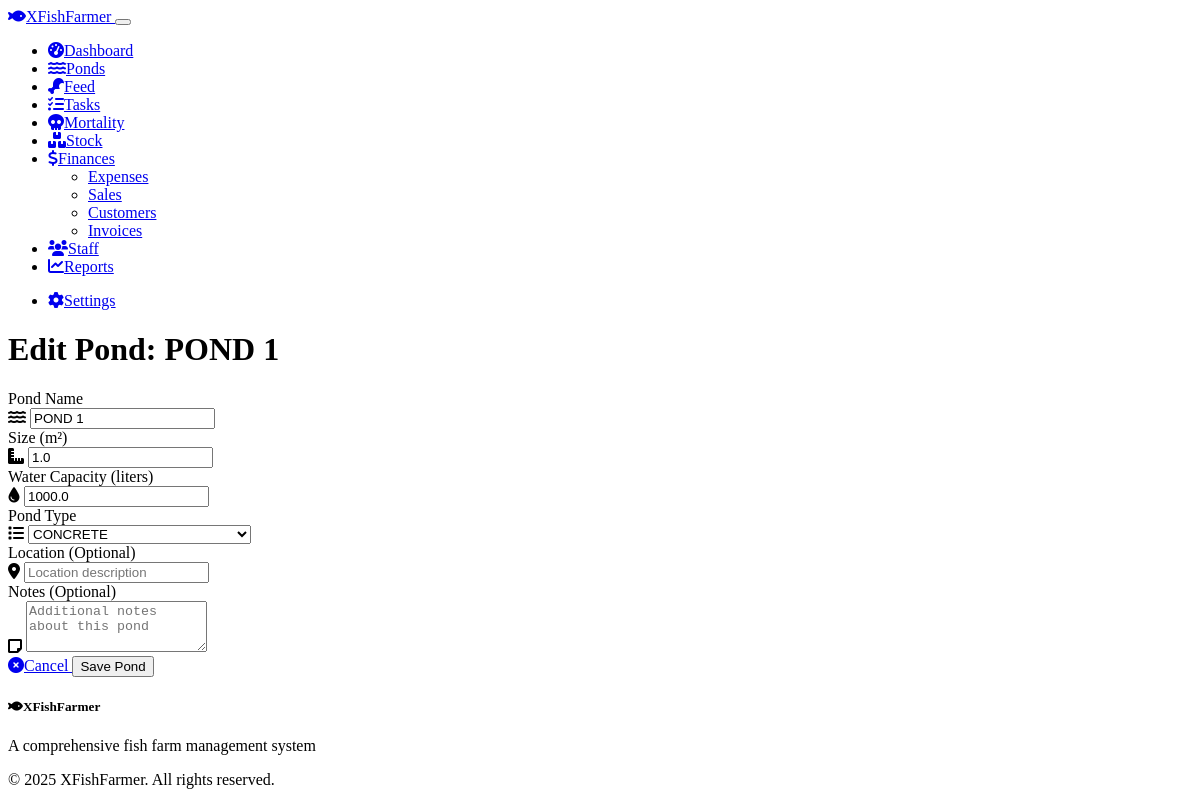
Page /ponds/1/edit on the committed database.
### models.py (models this page shows, shortened)
class Pond(db.Model):
    id = db.Column(db.Integer, primary_key=True)
    name = db.Column(db.String(100), nullable=False)
    size = db.Column(db.Float, nullable=False)  # Size in square meters
    water_capacity = db.Column(db.Float, nullable=False)  # Capacity in liters
    depth = db.Column(db.Float, nullable=True)  # Depth in meters
    pond_type = db.Column(db.String(50), nullable=False)  # e.g., freshwater, saltwater
    location = db.Column(db.String(100), nullable=True)
    notes = db.Column(db.Text, nullable=True)
    date_created = db.Column(db.DateTime, default=datetime.utcnow)
    date_updated = db.Column(db.DateTime, default=datetime.utcnow, onupdate=datetime.utcnow)
    feeds = db.relationship('Feed', backref='pond', lazy=True, cascade="all, delete-orphan")
    tasks = db.relationship('Task', backref='pond', lazy=True, cascade="all, delete-orphan")
    mortalities = db.relationship('Mortality', backref='pond', lazy=True, cascade="all, delete-orphan")
    stocks = db.relationship('Stock', backref='pond', lazy=True, cascade="all, delete-orphan")

### routes.py (the view, shortened to what this page needs)
@app.route('/ponds/<int:pond_id>/edit', methods=['GET', 'POST'])
def edit_pond(pond_id):
    pond = Pond.query.get_or_404(pond_id)
    form = PondForm(obj=pond)
    return render_template('ponds/edit.html', form=form, pond=pond, title='Edit Pond')

### forms.py
class PondForm(FlaskForm):
    name = StringField('Pond Name', validators=[DataRequired()])
    size = FloatField('Size (m²)', validators=[DataRequired(), NumberRange(min=0.1)])
    water_capacity = FloatField('Water Capacity (liters)', validators=[DataRequired(), NumberRange(min=1)])
    pond_type = SelectField('Pond Type', choices=[
        ('freshwater', 'Freshwater'),
        ('saltwater', 'Saltwater'),
        ('brackish', 'Brackish'),
        ('recirculating', 'Recirculating Aquaculture System'),
        ('concrete', 'CONCRETE'),
        ('liner', 'LINER'),
        ('other', 'Other')
    ])
    location = StringField('Location', validators=[Optional()])
    notes = TextAreaField('Notes', validators=[Optional()])
    submit = SubmitField('Save Pond')

### templates/ponds/edit.html (shortened to what this page needs)
{% extends "layout.html" %}
{% block page_title %}Edit Pond: {{ pond.name }}{% endblock %}
{% block content %}
<div class="row">
    <div class="col-lg-8 mx-auto">
        <div class="card shadow">
            <div class="card-body">
                <form method="POST" action="" class="needs-validation" novalidate>
                    <div class="mb-3">
                        <label for="name" class="form-label">Pond Name</label>
                        <div class="input-group">
                            <span class="input-group-text"><i class="fas fa-water"></i></span>
                            {{ form.name(class="form-control", placeholder="Enter pond name") }}
                        </div>
                    </div>
                    <div class="row mb-3">
                        <div class="col-md-4">
                            <label for="size" class="form-label">Size (m²)</label>
                            <div class="input-group">
                                <span class="input-group-text"><i class="fas fa-ruler-combined"></i></span>
                                {{ form.size(class="form-control", placeholder="Size in square meters") }}
                            </div>
                        </div>
                        <div class="col-md-4">
                            <label for="water_capacity" class="form-label">Water Capacity (liters)</label>
                            <div class="input-group">
                                <span class="input-group-text"><i class="fas fa-tint"></i></span>
                                {{ form.water_capacity(class="form-control", placeholder="Capacity in liters") }}
                            </div>
                        </div>
                    </div>
                    <div class="row mb-3">
                        <div class="col-md-6">
                            <label for="pond_type" class="form-label">Pond Type</label>
                            <div class="input-group">
                                <span class="input-group-text"><i class="fas fa-list"></i></span>
                                {{ form.pond_type(class="form-select") }}
                            </div>
                        </div>
                        <div class="col-md-6">
                            <label for="location" class="form-label">Location (Optional)</label>
                            <div class="input-group">
                                <span class="input-group-text"><i class="fas fa-map-marker-alt"></i></span>
                                {{ form.location(class="form-control", placeholder="Location description") }}
                            </div>
                        </div>
                    </div>
                    <div class="mb-4">
                        <label for="notes" class="form-label">Notes (Optional)</label>
                        <div class="input-group">
                            <span class="input-group-text"><i class="fas fa-sticky-note"></i></span>
                            {{ form.notes(class="form-control", rows="3", placeholder="Additional notes about this pond") }}
                        </div>
                    </div>
                    <div class="d-grid gap-2 d-md-flex justify-content-md-end">
                        <a href="{{ url_for('ponds') }}" class="btn btn-secondary me-md-2">
                            <i class="fas fa-times-circle me-2"></i>Cancel
                        </a>
                        {{ form.submit(class="btn btn-primary") }}
                    </div>
                </form>
            </div>
        </div>
    </div>
</div>
{% endblock %}

### rows in the picture
Pond: name "POND 1", size "1.0", water_capacity "1000.0", pond_type "CONCRETE"
